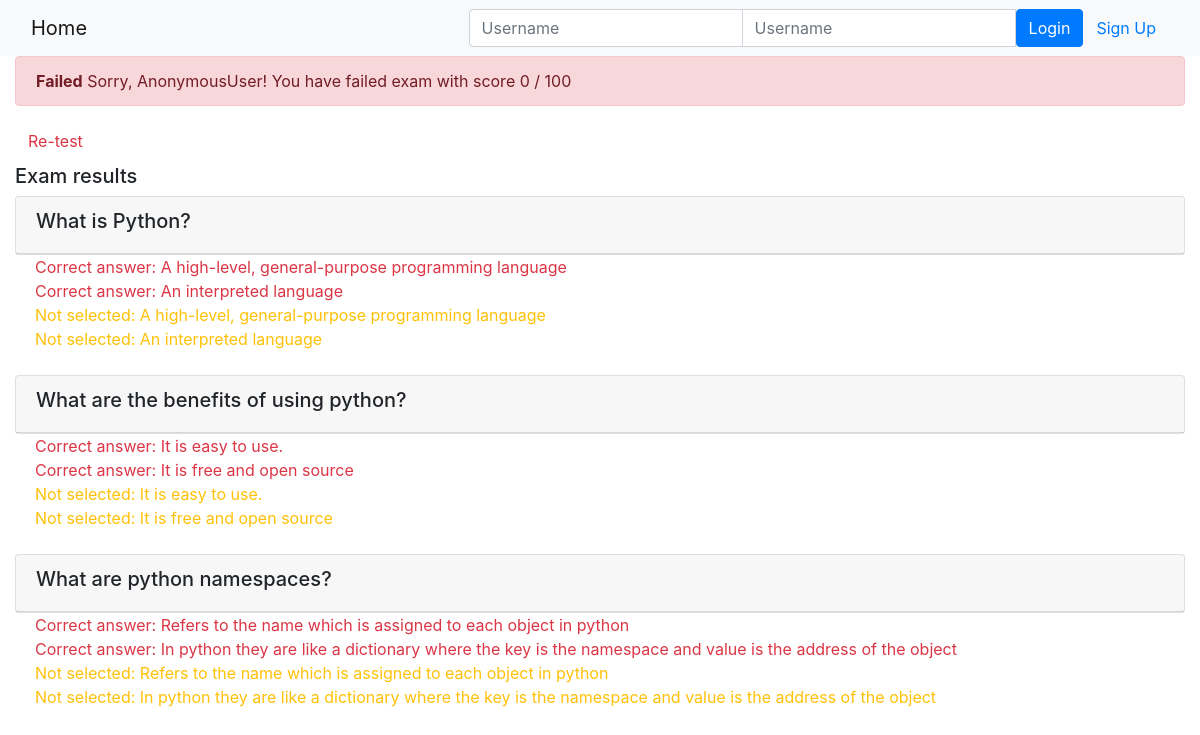
Page /onlinecourse/course/1/submission/1/result/ on the committed database.
### onlinecourse/models.py (models this page shows, shortened)
class Question(models.Model):
    course = models.ForeignKey(Course, on_delete=models.CASCADE)
    question_text = models.CharField(max_length=255)
    grade = models.IntegerField()

class Choice(models.Model):
    question = models.ForeignKey(Question,on_delete=models.CASCADE)
    choice_text = models.CharField(max_length=255)
    is_correct = models.BooleanField(default=False)

### onlinecourse/views.py (the view)
# urls.py: path('course/<int:course_id>/submission/<int:submission_id>/result/', views.show_exam_result, name='show_exam_result')
def show_exam_result(request, course_id, submission_id):
    course = get_object_or_404(Course, pk=course_id)
    submission = get_object_or_404(Submission, pk=submission_id)
    questions = course.question_set.all()
    right_choice_answers = []
    for question in questions:
        for choice in question.choice_set.all():
            if choice.is_correct:
                right_choice_answers.append(choice.id)
    grade_score = 0
    grade = get_grades(course_id) * 10
    selected_choice_ids = []
    for choice in submission.choices.all():
        selected_choice_ids.append(choice.id)
        if(choice.is_correct):
            grade_score += 1
    percentage_score = ((grade_score * 10) / grade) * 100
    grade_score = int(percentage_score)
    context = {
        'course': course,
        'selected_ids': selected_choice_ids,
        'grade': grade,
        'score': grade_score,
        'right_answers': right_choice_answers
    }
    return render(request,'onlinecourse/exam_result_bootstrap.html', context)

### onlinecourse/views.py (called while the page is built)
def get_grades(course_id):
    course = Course.objects.get(pk=course_id)
    questions = course.question_set.all()
    total_grades = 0
    for question in questions:
        total_grades += question.grade
    return total_grades

### onlinecourse/templates/onlinecourse/exam_result_bootstrap.html (shortened to what this page needs)
<!DOCTYPE html>
<html lang="en">
<head>
    {% load static %}
    <link rel="stylesheet" href="https://maxcdn.bootstrapcdn.com/bootstrap/4.5.2/css/bootstrap.min.css">
</head>
<body>
    <nav class="navbar navbar-light bg-light">
        <div class="container-fluid">
            <div class="navbar-header">
                <a class="navbar-brand" href="{% url 'onlinecourse:index' %}">Home</a>
            </div>
            <ul class="nav navbar-nav navbar-right">
                {% if user.is_authenticated %}
                <li>
                    <a class="btn btn-link" href="#">{{ user.first_name }}({{ user.username }})</a>
                    <a class="btn btn-link" href="{% url 'onlinecourse:logout' %}">Logout</a>
                </li>
                {% else %}
                <li>
                    <form class="form-inline" action="{% url 'onlinecourse:login' %}" method="post">
                        <div class="input-group">
                            <input type="text" class="form-control" placeholder="Username" name="username">
                            <input type="password" class="form-control" placeholder="Username" name="psw">
                            <button class="btn btn-primary" type="submit">Login</button>
                            <a class="btn btn-link" href="{% url 'onlinecourse:registration' %}">Sign Up</a>
                        </div>
                    </form>
                </li>
                {% endif %}
            </ul>
        </div>
    </nav>
    <div class="container-fluid">
        {% if score > 80 %}
        <div class="alert alert-success">
            <strong> Congradulations, {{ user }}!</strong> You have passed the exam and completed the course with score
            {{ score }} / 100
        </div>
        {% else %}
        <div class="alert alert-danger">
            <strong>Failed</strong> Sorry, {{ user }}! You have failed exam with score {{ score }} / 100
        </div>
        <a class="btn btn-link text-danger" href="{% url 'onlinecourse:course_details' course.id %}">Re-test</a>
        {% endif %}
        <div class="card-columns-vertical mt-1">
            <h5 class="">Exam results</h5>
            {% for question in course.question_set.all %}
            <div class="card mt-1 ">
                <div class="card-header">
                    <h5>{{ question.question_text }}</h5>
                </div>
            </div>
            <div class="card-body mt-0 pt-0">
                {% for choice in question.choice_set.all %}
                {% if choice.is_correct%}
                <span class="card-text text-danger">Correct answer: {{ choice.choice_text }}<span><br>
                        {% endif %}
                        {% endfor %}
                        {% for choice in question.choice_set.all %}
                        {% if choice.is_correct is not True %}
                        {% if choice.id in selected_ids %}
                        <span class="card-text text-dark">{{ choice.choice_text }}</span><br>
                        {% endif %}
                        {% else %}
                        {% if choice.id not in selected_ids %}
                        <span class="card-text text-warning">Not selected: {{ choice.choice_text }}</span><br>
                        {% endif %}
                        {% endif %}
                        {% endfor %}
            </div>
            {% endfor %}
        </div>
    </div>
</body>
</html>

### rows in the picture
Question: question_text "What is Python?"
Choice: choice_text "A high-level, general-purpose programming language"
Choice: choice_text "An interpreted language"
Question: question_text "What are the benefits of using python?"
Choice: choice_text "It is easy to use."
Choice: choice_text "It is free and open source"
Question: question_text "What are python namespaces?"
Choice: choice_text "Refers to the name which is assigned to each object in python"
Choice: choice_text "In python they are like a dictionary where the key is the namespace and value is the address of the object"

### other values in the picture
{{ user }} "AnonymousUser"
{{ score }} "0"
